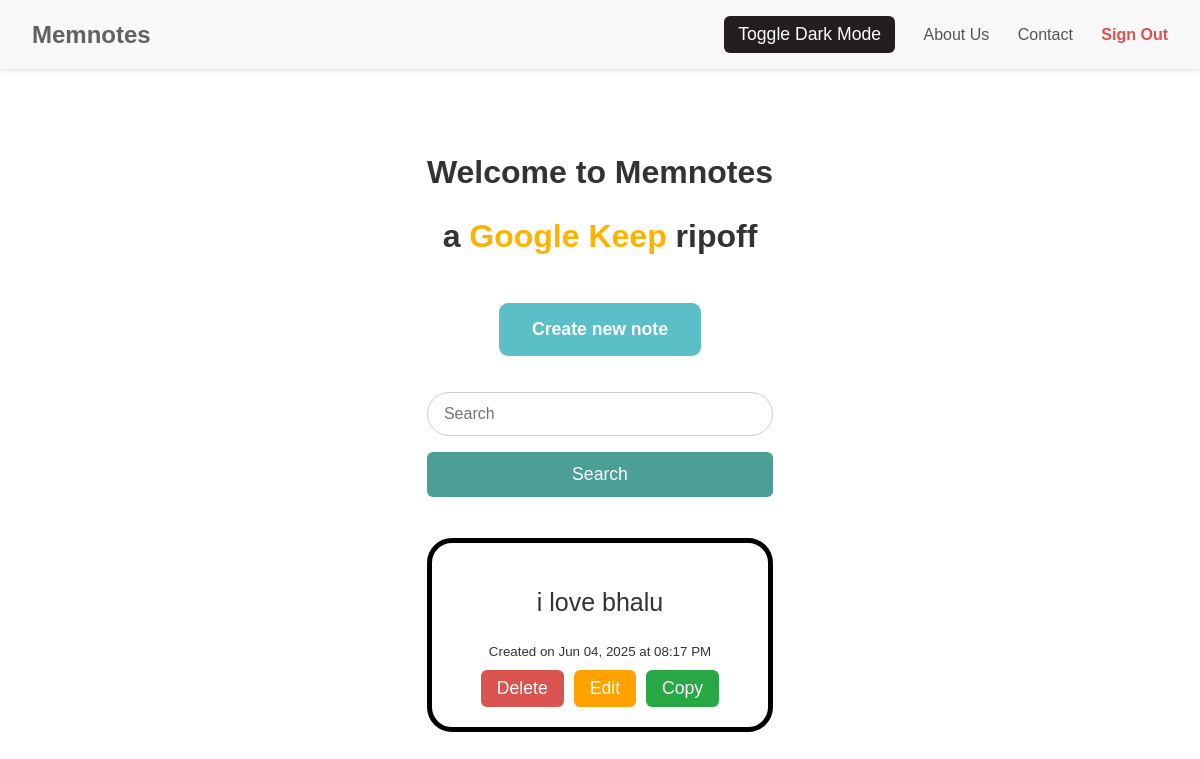
Before: / (signed in) with the older database file.
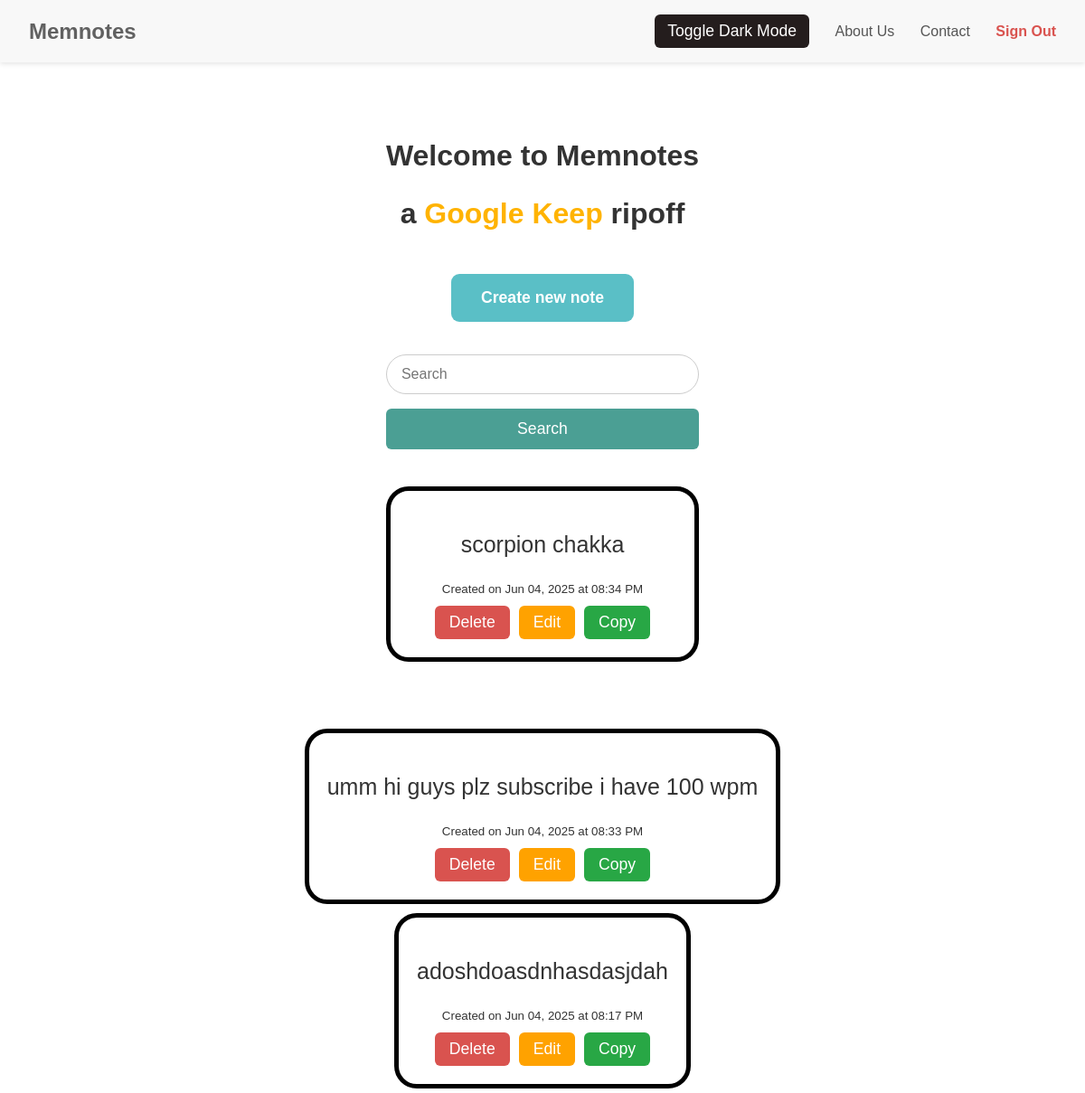
After: the same page with the newer database file.
### tables this page shows
CREATE TABLE notes (
            id INTEGER PRIMARY KEY AUTOINCREMENT,
            title TEXT UNIQUE NOT NULL,
            content TEXT NOT NULL,
            username TEXT NOT NULL,
            time TIMESTAMP NOT NULL,
            code TEXT NOT NULL
        );

### api.py (the view)
@app.route("/")
def index():
    username = session.get("username")
    if (not username) or username not in all_users():
        return redirect(url_for("login"))
    with sqlite3.connect(DATABASE) as conn:
        raw_notes = conn.execute(
            "SELECT title, content, time, code FROM notes WHERE username = ? ORDER BY time DESC",
            (username,)
        ).fetchall()
    notes = [
        (title, content, datetime.strptime(time, "%Y-%m-%d %H:%M:%S.%f").strftime("%b %d, %Y at %I:%M %p"), code)
        for title, content, time, code in raw_notes
    ]
    if not request.args.get('query'):
        return render_template("index.html", username=username, notes=notes, show_search_box=True)
    with sqlite3.connect(DATABASE) as conn:
        queried_notes = search.search_notes(request.args.get('query'), username, conn)
    return render_template("index.html", username=username, notes=queried_notes, show_search_box=False, query=request.args.get('query'))

### api.py (called while the page is built)
def all_users():
    with sqlite3.connect(DATABASE) as conn:
        cur = conn.execute("SELECT username FROM users")
        return [x[0] for x in cur.fetchall()]

### templates/index.html (shortened to what this page needs)
<!DOCTYPE html>
<html lang="en">
<head>
</head>
<body>
  <header class="navbar">
    <div class="logo"><a style="color: #0000009b; text-decoration: none;" href="/" class="logo-link">Memnotes</a></div>
    <nav class="nav-links">
      <button id="darkModeToggle" style="color: #ffffff; background-color: #241d1d; margin-left: 2rem; padding: 8px 14px; border-radius: 6px; border: none; cursor: pointer;">
  Toggle Dark Mode
</button>
      <a href="/about">About Us</a>
      <a href="/contact">Contact</a>
      {% if username %}
        <a href="/logout" style="margin-left: 1.5rem; font-weight: 700; color: #d9534f;">Sign Out</a>
      {% else %}
        <a href="/login" style="margin-left: 1.5rem; font-weight: 700; color: #0366d6;">Login</a>
        <a href="/signup" style="margin-left: 1.5rem; font-weight: 700; color: #0366d6;">Sign Up</a>
      {% endif %}
    </nav>
  </header>
  <div class="container">
    <h1>Welcome to Memnotes</h1>
    <h2>a <strong style="color:#ffb300;">Google Keep</strong> ripoff</h2>
    {% if not notes %}
      <div class="cta">
        <p style="font-size: 1.5rem;">Hi <strong style="color: #28a745;">{{ username }}</strong>, you haven't created any notes yet.</p>
                <button id="bottone1" onclick="document.location='/create'"><strong>Create new note</strong></button>
      </div>
    {% else %}
      <div class="cta">
        <button id="bottone1" onclick="document.location='/create'"><strong>Create new note</strong></button>
      </div>
      <br><br>
      {% if show_search_box %}
  <form method="GET" action="">
    <input type="text" name="query" placeholder="Search" required style="border-radius: 30px;" />
    <button type="submit">Search</button>
  </form>
{% endif %}
      <br><br>
      {% for note in notes %}
  <div style="border: 5px solid #000000; border-radius: 25px; padding: 20px; margin: 5px auto; max-width: 600px;">
    <p class="note-content" style="font-size: 25px;">{{ note[1] }}</p>
    <center><small>Created on {{ note[2] }}</small></center>
    <div style="display: flex; justify-content: center; gap: 10px; margin-top: 10px;">
      <form action="/delete_note" method="POST">
        <button type="submit" style="background-color: #d9534f; color: white; padding: 8px 16px; border: none; border-radius: 6px; cursor: pointer;">Delete</button>
      </form>
      <form action="/edit?id={{ note[3] }}" method="POST">
        <button type="submit" style="background-color: #ffa200; color: white; padding: 8px 16px; border: none; border-radius: 6px; cursor: pointer;">Edit</button>
      </form>
      <button onclick="copyToClipboard(this.parentElement.parentElement.querySelector('.note-content').innerText)" style="background-color: #28a745; color: white; padding: 8px 16px; border: none; border-radius: 6px; cursor: pointer;">Copy</button>
    </div>
  </div>
  </div>
{% endfor %}
    {% endif %}
</body>
</html>

### templates/index.html (style rules this page uses)
#bottone1 { padding-left: 33px; padding-right: 33px; padding-bottom: 16px; padding-top: 16px; border-radius: 9px; background: rgba(44, 173, 182, 0.782); border: none; font-family: inherit; text-align: center; cursor: pointer; transition: 0.4s; }
body { margin: 0; font-family: 'SF Pro', sans-serif; background-color: #ffffff; }
.navbar { display: flex; justify-content: space-between; align-items: center; background-color: #f8f8f8; padding: 1rem 2rem; box-shadow: 0 2px 5px rgba(0, 0, 0, 0.1); position: sticky; top: 0; z-index: 1000; }
.navbar .logo { font-size: 1.5rem; font-weight: bold; color: #333; }
.navbar .nav-links a { margin-left: 1.5rem; text-decoration: none; color: #555; font-weight: 500; }
.container { max-width: 800px; margin: 4rem auto; padding: 0 1rem; text-align: center; }
.cta { margin-top: 3rem; font-size: 1.25rem; }
body { margin: 0; font-family: 'SF Pro', sans-serif; background: #fff; color: #333; display: flex; flex-direction: column; min-height: 100vh; }
.navbar { display: flex; justify-content: space-between; align-items: center; background-color: #f8f8f8; padding: 1rem 2rem; box-shadow: 0 2px 5px rgba(0,0,0,0.1); }
h2 { margin-bottom: 1.5rem; font-size: 2rem; }
form { display: flex; flex-direction: column; }
input[type="text"], input[type="password"] { padding: 0.75rem 1rem; margin-bottom: 1rem; border: 1px solid #ccc; border-radius: 6px; font-size: 1rem; }
button { padding: 0.75rem 1rem; font-size: 1.1rem; background-color: #4b9f94; color: white; border: none; border-radius: 6px; cursor: pointer; transition: background-color 0.3s ease; }

Changed rows visible on the page:
added notes: content "scorpion chakka", note "Jun 04, 2025 at 08:34 PM"
added notes: content "umm hi guys plz subscribe i have 100 wpm", note "Jun 04, 2025 at 08:33 PM"
changed notes: content "i love bhalu" → "adoshdoasdnhasdasjdah"
